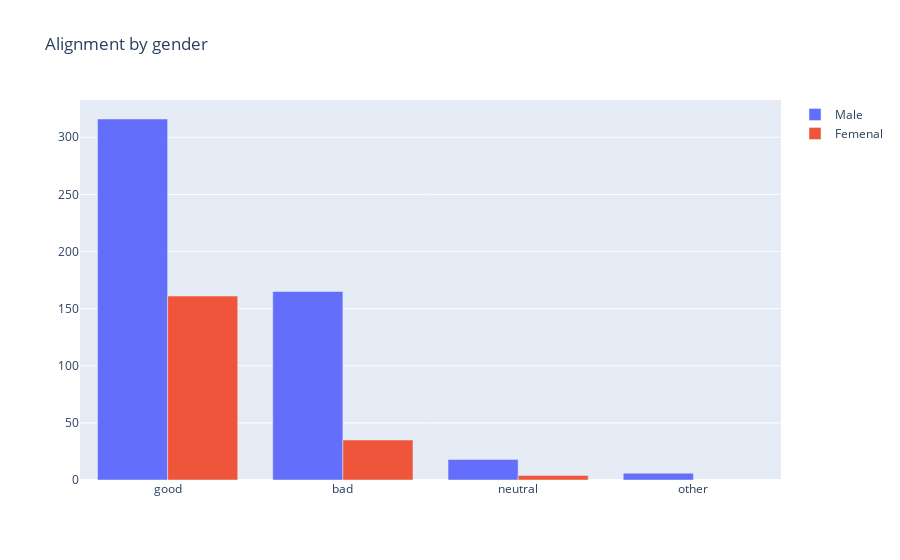

Here is the notebook cell this chart was saved with:
### Code cell
#to split the characters by gender 
alignment_male=df_info.loc[df_info['Gender']=='Male']
alignment_femenal=df_info.loc[df_info['Gender']=='Female']

#Alignment by gender chart
fig_male=go.Bar(x=alignment_male['Alignment'].value_counts().index, 
           y=alignment_male['Alignment'].value_counts().values, 
           name='Male')

fig_femenal=go.Bar(x=alignment_femenal['Alignment'].value_counts().index, 
           y=alignment_femenal['Alignment'].value_counts().values, 
           name='Femenal')

layout=go.Layout(title='Alignment by gender', 
                 barmode='group')

fig=go.Figure(data=[fig_male, fig_femenal], layout=layout)

fig.show()

### Figure 1 — Plotly figure (JSON) as saved in the notebook; plotly's stock layout.template omitted (floating-point values rounded to 4 significant figures)
{"data": [{"name": "Male", "type": "bar", "x": ["good", "bad", "neutral", "other"], "y": [316, 165, 18, 6]}, {"name": "Femenal", "type": "bar", "x": ["good", "bad", "neutral"], "y": [161, 35, 4]}], "layout": {"barmode": "group", "title": {"text": "Alignment by gender"}}}
